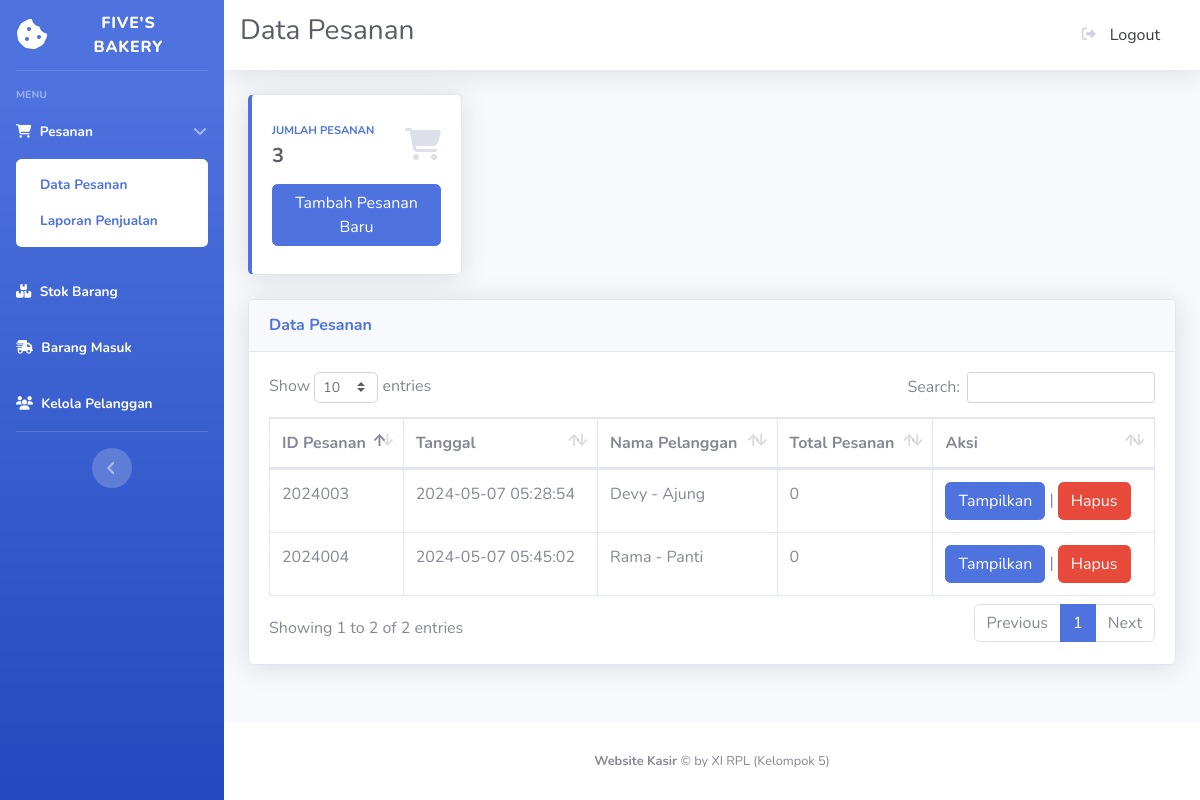
/index.php (signed in), run on the app's committed database.
### tables this page shows
CREATE TABLE `pesanan` (
  `idpesanan` int(11) NOT NULL,
  `tanggal` timestamp NOT NULL DEFAULT current_timestamp(),
  `idpelanggan` int(11) NOT NULL
);

CREATE TABLE `pelanggan` (
  `idpelanggan` int(11) NOT NULL,
  `namapelanggan` varchar(255) NOT NULL,
  `alamatpelanggan` text NOT NULL,
  `notelppelanggan` varchar(15) NOT NULL
);

### index.php (the view, shortened to what this page needs)
<?php
    include "ceklogin.php";
    $hitungpesanan1 = mysqli_query($koneksi, "SELECT * FROM pesanan");
    $hitungpesanan2 = mysqli_num_rows($hitungpesanan1);
?>
<!DOCTYPE html>
<html lang="en">
<head>
    <link href="vendor/fontawesome-free/css/all.min.css" rel="stylesheet" type="text/css">
    <link rel="stylesheet" href="https://cdnjs.cloudflare.com/ajax/libs/font-awesome/6.5.2/css/all.min.css" />
    <link href="css/sb-admin-2.min.css" rel="stylesheet">
    <link href="vendor/datatables/dataTables.bootstrap4.min.css" rel="stylesheet">
</head>
<body id="page-top">
    <div id="wrapper">
        <ul class="navbar-nav bg-gradient-primary sidebar sidebar-dark accordion" id="accordionSidebar">
            <a class="sidebar-brand d-flex align-items-center justify-content-center" href="#">
                <div class="sidebar-brand-icon">
                    <i class="fa-solid fa-cookie-bite"></i>
                </div>
                <div class="sidebar-brand-text mx-3">Five's Bakery</div>
            </a>
            <hr class="sidebar-divider">
            <div class="sidebar-heading">
                Menu
            </div>
            <li class="nav-item active">
                <a class="nav-link" href="index.php" data-toggle="collapse" data-target="#collapseTwo" aria-expanded="true"
                    aria-controls="collapseTwo">
                    <i class="fa-solid fa-cart-shopping"></i>
                    <span>Pesanan</span>
                </a>
                <div id="collapseTwo" class="collapse show" aria-labelledby="headingTwo"
                    data-parent="#accordionSidebar">
                    <div class="bg-white py-2 collapse-inner rounded">
                        <a class="collapse-item active" href="index.php">Data Pesanan</a>
                        <a class="collapse-item active" href="laporan.php">Laporan Penjualan</a>
                    </div>
                </div>
            </li>
            <li class="nav-item active">
                <a class="nav-link" href="stok.php">
                    <i class="fa-solid fa-boxes-stacked"></i>
                    <span>Stok Barang</span></a>
            </li>
            <li class="nav-item active">
                <a class="nav-link" href="masuk.php">
                    <i class="fa-solid fa-truck-fast"></i>
                    <span>Barang Masuk</span></a>
            </li>
            <li class="nav-item active">
                <a class="nav-link" href="pelanggan.php">
                    <i class="fa-solid fa-users"></i>
                    <span>Kelola Pelanggan</span></a>
            </li>
            <hr class="sidebar-divider d-none d-md-block">
            <div class="text-center d-none d-md-inline">
                <button class="rounded-circle border-0" id="sidebarToggle"></button>
            </div>
        </ul>
        <div id="content-wrapper" class="d-flex flex-column">
            <div id="content">
                <nav class="navbar navbar-expand navbar-light bg-white topbar mb-4 static-top shadow">
                    <div>
                        <h1 class="h3 text-gray-800">Data Pesanan</h1>
                    </div>
                    <ul class="navbar-nav ml-auto">
                        <a class="dropdown-item" href="#" data-toggle="modal" data-target="#logoutModal">
                            <i class="fas fa-sign-out-alt fa-sm fa-fw mr-2 text-gray-400"></i>
                            Logout
                        </a>
                    </ul>
                </nav>
                <div class="container-fluid">
                    <div class="row">
                        <div class="col-xl-3 col-md-6 mb-4">
                            <div class="card border-left-primary shadow h-100 py-2">
                                <div class="card-body">
                                    <div class="row no-gutters align-items-center">
                                        <div class="col mr-2">
                                            <div class="text-xs font-weight-bold text-primary text-uppercase mb-1">
                                                Jumlah Pesanan</div>
                                            <div class="h5 mb-0 font-weight-bold text-gray-800">
                                                <?=$hitungpesanan2;?></div>
                                        </div>
                                        <div class="col-auto">
                                            <i class="fa-solid fa-cart-shopping fa-2x text-gray-300"></i>
                                        </div>
                                    </div>
                                    <button type="button" class="btn btn-primary mt-3" data-toggle="modal" data-target="#myModal">Tambah Pesanan Baru
                                    </button>
                                </div>
                            </div>
                        </div>
                    </div>
                    <div class="card shadow mb-4">
                        <div class="card-header py-3">
                            <h6 class="m-0 font-weight-bold text-primary">Data Pesanan</h6>
                        </div>
                        <div class="card-body">
                            <div class="table-responsive">
                                <table class="table table-bordered" id="dataTable" width="100%" cellspacing="0">
                                    <thead>
                                        <tr>
                                            <th>ID Pesanan</th>
                                            <th>Tanggal</th>
                                            <th>Nama Pelanggan</th>
                                            <th>Total Pesanan</th>
                                            <th>Aksi</th>
                                        </tr>
                                    </thead>
                                    <tbody>
                                        <?php
                                            $ambilpesanan = mysqli_query($koneksi, "SELECT * FROM pesanan p, pelanggan pl WHERE p.idpelanggan=pl.idpelanggan");
                                            while($p=mysqli_fetch_array($ambilpesanan)) {
                                                $idpesanan = $p['idpesanan'];
                                                $tanggal = $p['tanggal'];
                                                $namapelanggan = $p['namapelanggan'];
                                                $alamatpelanggan = $p['alamatpelanggan'];
                                                $hitungjumlah = mysqli_query($koneksi, "SELECT * FROM keranjang WHERE idpesanan='$idpesanan'");
                                                $jumlah = mysqli_num_rows($hitungjumlah);
                                            ?>
                                        <tr>
                                            <td><?=$idpesanan;?></td>
                                            <td><?=$tanggal;?></td>
                                            <td><?=$namapelanggan;?> - <?=$alamatpelanggan;?></td>
                                            <td><?=$jumlah;?></td>
                                            <td>
                                                <a href="lihat.php?idp=<?=$idpesanan;?>" class="btn btn-primary" target="_blank">Tampilkan</a> |
                                                <button type="button" class="btn btn-danger" data-toggle="modal" data-target="#hapus<?=$idpesanan;?>">Hapus
                                                </button>
                                            </td>
                                        </tr>
                                    <?php
                                    };
                                    ?>
                                    </tbody>
                                </table>
                            </div>
                        </div>
                    </div>
                </div>
            </div>
            <footer class="sticky-footer bg-white">
                <div class="container my-auto">
                    <div class="copyright text-center my-auto">
                        <span><b>Website Kasir</b> &copy; by XI RPL (Kelompok 5)</span>
                    </div>
                </div>
            </footer>
        </div>
    </div>
</body>
</html>

### data on the page
pesanan: idpesanan "2024003", tanggal "2024-05-07 05:28:54", idpelanggan.namapelanggan "Devy", idpelanggan.alamatpelanggan "Ajung", jumlah "0"
pesanan: idpesanan "2024004", tanggal "2024-05-07 05:45:02", idpelanggan.namapelanggan "Rama", idpelanggan.alamatpelanggan "Panti", jumlah "0"

### other printed values
$hitungpesanan2 "3"
